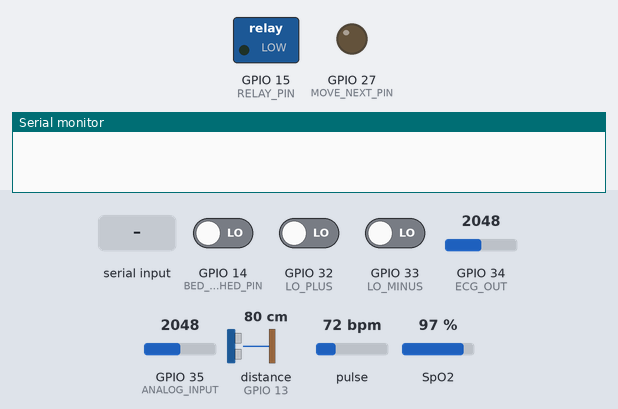
A sketch run on a simulated ESP32. On the bench: switched loads named in the sketch (green lamp = pin HIGH), output pins drawn as LEDs (lit = HIGH), the last lines printed to the serial monitor. Wiring (inferred from the names in the program): ultrasonic range finder: trigger GPIO 12; echo GPIO 13. The test bench sets the inputs (shaded band); at power-on: GPIO 14 (BED_REACHED_PIN) LOW, GPIO 32 (LO_PLUS) LOW, GPIO 33 (LO_MINUS) LOW, GPIO 34 (ECG_OUT) = 2048, GPIO 35 (ANALOG_INPUT) = 2048, distance to the obstacle (sensor on GPIO 13) 80 cm, pulse 72 bpm, SpO2 97 %. The echo pulse lasts 58.3 µs per cm; WiFi joins after 1.5 s; servers stay silent unless stated; pins used as bus, display or sensor lines are not drawn.

Above: at 2.7 s.
2.8 s: "CMD:START_ECG\n" received over the second serial link
4.3 s: "CMD:NEXT\n" received over the second serial link
At 4.45 s:
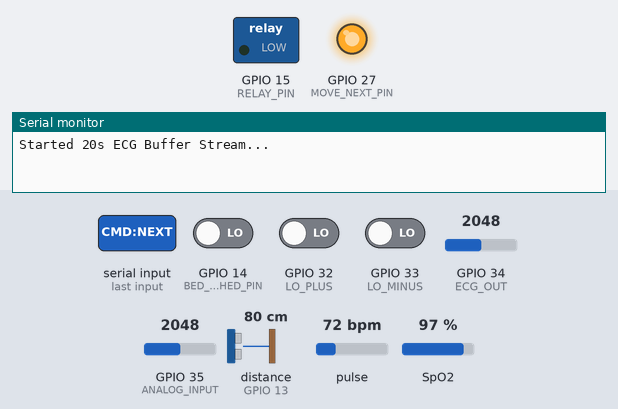
Timing chart, 0 to 7.3 s (numbered marks = the images above; inputs shaded):
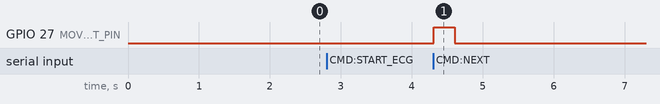

The sketch:

main_esp32.ino
```cpp
// ================================================================
// MOTHER ESP32 — MASTER ORCHESTRATOR (100% COMPLETE)
// Features: HTTPS Cloud, Sanitizer Task, ECG Buffer, Fast MAX30102
// ================================================================

#include <Wire.h>
#include <WiFi.h>
#include <HTTPClient.h>
#include <WiFiClientSecure.h>
#include "MAX30105.h"
#include "spo2_algorithm.h"
#include "heartRate.h"
#include "math.h"

// ---------- Wi-Fi & Production Server Config ----------
#define WIFI_SSID "tez"
#define WIFI_PASSWORD "87654321"
#define SERVER_URL "https://nitinbot001-minor.hf.space/api/vitals"

// ---------- Rover Handshake Pins ----------
#define BED_REACHED_PIN 14
#define MOVE_NEXT_PIN 27

// ---------- AUTOMATIC SANITIZER PINS ----------
#define TRIG_PIN 12
#define ECHO_PIN 13
#define RELAY_PIN 15

// ---------- State Variables ----------
volatile bool startSync = false;
volatile int syncBed = 1, syncBpm = 0, syncSpo2 = 0;
volatile float syncTemp = 0.0;
bool lastBedState = false;
int currentBedCounter = 1;

// --- ECG BUFFERING ---
int ecgBuffer[500];
volatile int ecgIndex = 0;
volatile bool isRecordingEcg = false;

// ---------- MAX30102 Variables (FAST SENSITIVITY UPGRADE) ----------
MAX30105 particleSensor;
uint32_t irBuffer[100], redBuffer[100];
int32_t bufferLength = 100, spo2, heartRate;
int8_t validSPO2, validHeartRate;
long lastBeat = 0; float beatsPerMinute;
float beatAvg = 0, sp02Avg = 0;
// FIX: Threshold reduced from 10000 to 6000 for quick touch response
const long FINGER_ON_THRESHOLD = 6000;

#define DIGITAL_INPUT 4
#define ANALOG_INPUT 35
#define TEMP_OFFSET 2.0
#define LO_PLUS 32
#define LO_MINUS 33
#define ECG_OUT 34

volatile int current_bpm = 0, current_spo2 = 0;
volatile float current_temp = 0.0;

unsigned long lastTxTime = 0;
const unsigned long TX_INTERVAL = 40;
TaskHandle_t Max30102Task, CloudTask, SanitizerTask;

double readThermistor(int RawADC) {
  if (RawADC <= 0 || RawADC >= 4095) return 0;
  double R_therm = 2048 * (4095.0 / RawADC - 1.0);
  double logR = log(R_therm);
  double Temp = 1.0 / (0.001129148 + (0.000234125 * logR) + (0.0000001753482 * logR * logR * logR));
  return Temp - 287.15;
}

// ============================================================
// CORE 1: Independent Sanitizer Task
// ============================================================
void runSanitizer(void * parameter) {
  for(;;) {
    digitalWrite(TRIG_PIN, LOW); delayMicroseconds(2);
    digitalWrite(TRIG_PIN, HIGH); delayMicroseconds(10);
    digitalWrite(TRIG_PIN, LOW);

    long duration = pulseIn(ECHO_PIN, HIGH, 30000);
    if (duration > 0) {
      int distance = duration * 0.034 / 2;
      if (distance > 2 && distance < 12) {
        Serial.println("Hand detected! Dispensing Sanitizer...");
        digitalWrite(RELAY_PIN, HIGH);
        vTaskDelay(2000 / portTICK_PERIOD_MS);
        digitalWrite(RELAY_PIN, LOW);
        Serial.println("Dispensing complete. Cooldown...");
        vTaskDelay(2000 / portTICK_PERIOD_MS);
      }
    }
    vTaskDelay(100 / portTICK_PERIOD_MS);
  }
}

// ============================================================
// CORE 0: HTTPS Cloud Sync Task (Hugging Face)
// ============================================================
void runCloudSync(void * parameter) {
  for(;;) {
    if (startSync) {
      if (WiFi.status() == WL_CONNECTED) {
        Serial.println("Uploading Full Report + ECG to Hugging Face Cloud...");
        HTTPClient http;
        WiFiClientSecure secureClient;
        secureClient.setInsecure();

        http.begin(secureClient, SERVER_URL);
        http.addHeader("Content-Type", "application/json");

        String payload;
        payload.reserve(4500);

        payload = "{";
        payload += "\"bed_id\":" + String(syncBed) + ",";
        payload += "\"bpm\":" + String(syncBpm) + ",";
        payload += "\"spo2\":" + String(syncSpo2) + ",";
        payload += "\"temp\":" + String(syncTemp) + ",";
        payload += "\"ecg\":[";
        for(int i=0; i<500; i++) {
            payload += String(ecgBuffer[i]);
            if(i < 499) payload += ",";
        }
        payload += "]}";

        int httpResponseCode = http.POST(payload);
        if (httpResponseCode > 0) Serial.println("Upload Success! Code: " + String(httpResponseCode));
        else Serial.println("Upload Failed! Error: " + http.errorToString(httpResponseCode));
        http.end();
      } else {
        Serial.println("Wi-Fi not connected!");
      }
      startSync = false;
    }
    vTaskDelay(100 / portTICK_PERIOD_MS);
  }
}

// ============================================================
// CORE 0: Fast MAX30102 Algorithm Task
// ============================================================
void runMax30102(void * parameter) {
  if (!particleSensor.begin(Wire, I2C_SPEED_FAST)) { while (1) vTaskDelay(10 / portTICK_PERIOD_MS); }
  particleSensor.setup(50, 1, 2, 100, 69, 4096);
  for (byte i=0; i<bufferLength; i++) { while(!particleSensor.available()) particleSensor.check(); redBuffer[i] = particleSensor.getIR(); irBuffer[i] = particleSensor.getRed(); particleSensor.nextSample(); }
  maxim_heart_rate_and_oxygen_saturation(irBuffer, bufferLength, redBuffer, &spo2, &validSPO2, &heartRate, &validHeartRate);
  for (;;) {
    for (byte i=25; i<100; i++) { redBuffer[i-25] = redBuffer[i]; irBuffer[i-25] = irBuffer[i]; }
    for (byte i=75; i<100; i++) {
      while(!particleSensor.available()) particleSensor.check();
      redBuffer[i] = particleSensor.getRed(); irBuffer[i] = particleSensor.getIR(); particleSensor.nextSample();
      long irValue = irBuffer[i];
      if (irValue < FINGER_ON_THRESHOLD) { beatAvg = 0; sp02Avg = 0; beatsPerMinute = 0; current_bpm = 0; current_spo2 = 0; }
      else {
        if (checkForBeat(irValue)) {
          long delta = millis() - lastBeat; lastBeat = millis(); beatsPerMinute = 60 / (delta / 1000.0);
          if (beatsPerMinute < 220 && beatsPerMinute > 40) {
             beatAvg = (beatAvg==0) ? beatsPerMinute : (beatAvg*0.6 + beatsPerMinute*0.4);
             current_bpm = beatAvg;
          }
        }
      }
    }
    if (irBuffer[99] > FINGER_ON_THRESHOLD) {
      maxim_heart_rate_and_oxygen_saturation(irBuffer, bufferLength, redBuffer, &spo2, &validSPO2, &heartRate, &validHeartRate);
      if (spo2 <= 100 && spo2 > 60) {
        sp02Avg = (sp02Avg==0) ? spo2 : (sp02Avg*0.7 + spo2*0.3);
        current_spo2 = sp02Avg;
      }
    }
    vTaskDelay(1 / portTICK_PERIOD_MS);
  }
}

void setup() {
  Serial.begin(115200);
  Serial2.begin(9600, SERIAL_8N1, 16, 17);

  pinMode(DIGITAL_INPUT, INPUT); pinMode(ANALOG_INPUT, INPUT); pinMode(LO_PLUS, INPUT); pinMode(LO_MINUS, INPUT); pinMode(ECG_OUT, INPUT);
  pinMode(BED_REACHED_PIN, INPUT_PULLDOWN); pinMode(MOVE_NEXT_PIN, OUTPUT); digitalWrite(MOVE_NEXT_PIN, LOW);

  pinMode(TRIG_PIN, OUTPUT); pinMode(ECHO_PIN, INPUT); pinMode(RELAY_PIN, OUTPUT);
  digitalWrite(RELAY_PIN, LOW);

  WiFi.begin(WIFI_SSID, WIFI_PASSWORD);
  while (WiFi.status() != WL_CONNECTED) { delay(500); }

  for(int i=0; i<500; i++) ecgBuffer[i] = 2048;

  xTaskCreatePinnedToCore(runMax30102, "MaxTask", 10000, NULL, 0, &Max30102Task, 0);
  xTaskCreatePinnedToCore(runCloudSync, "CloudTask", 9000, NULL, 0, &CloudTask, 0);
  xTaskCreatePinnedToCore(runSanitizer, "SanitizerTask", 4000, NULL, 1, &SanitizerTask, 1);
}

void loop() {
  bool currentBedState = digitalRead(BED_REACHED_PIN);
  if (currentBedState == HIGH && lastBedState == LOW) { Serial2.printf("CMD:ARRIVED,%d\n", currentBedCounter); }
  lastBedState = currentBedState;

  if (Serial.available()) {
    String pcCmd = Serial.readStringUntil('\n'); pcCmd.trim();
    if (pcCmd == "ARRIVE") Serial2.printf("CMD:ARRIVED,%d\n", currentBedCounter);
  }

  if (Serial2.available()) {
    String incoming = Serial2.readStringUntil('\n'); incoming.trim();
    if (incoming.startsWith("CMD:START_ECG")) {
      isRecordingEcg = true; ecgIndex = 0;
      Serial.println("Started 20s ECG Buffer Stream...");
    }
    else if (incoming.startsWith("SYNC:")) {
      incoming.remove(0, 5);
      int comma1 = incoming.indexOf(','); int comma2 = incoming.indexOf(',', comma1 + 1); int comma3 = incoming.indexOf(',', comma2 + 1);
      syncBed = incoming.substring(0, comma1).toInt(); syncBpm = incoming.substring(comma1 + 1, comma2).toInt();
      syncSpo2 = incoming.substring(comma2 + 1, comma3).toInt(); syncTemp = incoming.substring(comma3 + 1).toFloat();
      startSync = true;
    }
    else if (incoming.startsWith("CMD:NEXT")) {
      currentBedCounter++; if(currentBedCounter > 3) currentBedCounter = 1;
      digitalWrite(MOVE_NEXT_PIN, HIGH); delay(300); digitalWrite(MOVE_NEXT_PIN, LOW);
    }
  }

  unsigned long currentMillis = millis();
  if (currentMillis - lastTxTime >= TX_INTERVAL) {
    lastTxTime = currentMillis;
    int analog_temp = analogRead(ANALOG_INPUT);
    int revised_temp = map(analog_temp, 0, 4095, 4095, 0);
    current_temp = readThermistor(revised_temp) + TEMP_OFFSET;
    int ecgRawVal = (digitalRead(LO_PLUS) == 1 || digitalRead(LO_MINUS) == 1) ? 2048 : analogRead(ECG_OUT);

    if(isRecordingEcg && ecgIndex < 500) {
        ecgBuffer[ecgIndex] = ecgRawVal;
        ecgIndex++;
        if(ecgIndex >= 500) isRecordingEcg = false;
    }

    Serial2.printf("B:%d S:%d T:%.1f E:%d\n", current_bpm, current_spo2, current_temp, ecgRawVal);
  }
}
```

Measured:
- after the input at 4.3 s, GPIO 27 (MOVE_NEXT_PIN): LOW → HIGH at once, → LOW 0.30 s later
